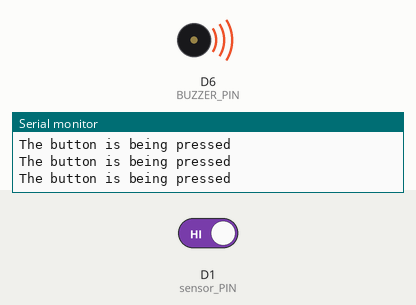
This sketch was run on a simulated ESP8266 (NodeMCU). Shown: buzzer (waves = sounding), the last lines printed to the serial monitor. The test bench sets the inputs (shaded band); at power-on: D1 (sensor_PIN) HIGH.

Above: at 2.5 s.
3.3 s: D1 (sensor_PIN) driven LOW
At 4.0 s:
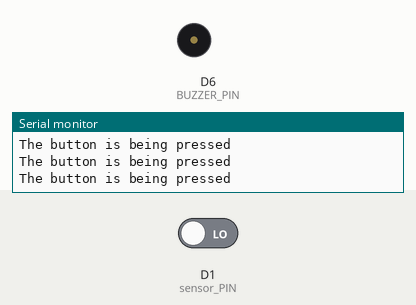
5.1 s: D1 (sensor_PIN) driven HIGH
At 5.5 s:
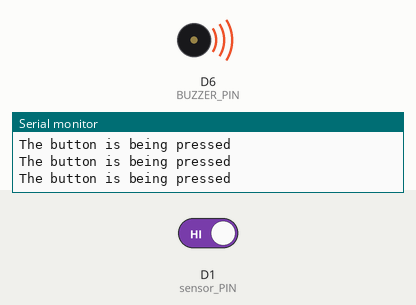
Timing chart, 0 to 14.6 s (numbered marks = the images above; inputs shaded):
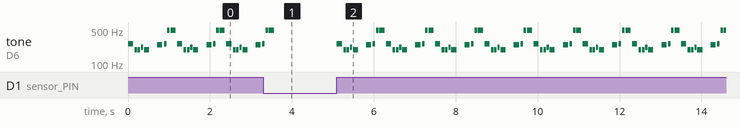

The sketch:

melody.2.ino
```cpp
#include "petches.h"

const int sensor_PIN = D1; // Arduino pin connected to button's pin
const int BUZZER_PIN = D6; // Arduino pin connected to Buzzer's pin

// notes in the melody:
int melody[] = {
  NOTE_C4, NOTE_G3, NOTE_G3,
  NOTE_A3, NOTE_G3, 0, NOTE_B3,
  NOTE_C4,NOTE_B4,NOTE_B4

};

// note durations: 4 = quarter note, 8 = eighth note, etc, also called tempo:
int noteDurations[] = {
  8, 16, 16,
  18, 8, 8,
  8, 16, 16, 8
};

void setup() {
  Serial.begin(9600);                // initialize serial
  pinMode(sensor_PIN, INPUT_PULLUP); // set arduino pin to input pull-up mode
}

void loop() {
  int sensorState = digitalRead(sensor_PIN); // read new state

  if (sensorState == HIGH){ // button is pressed
    Serial.println("The button is being pressed");
  buzzer();
  }
}

void buzzer() {
  // iterate over the notes of the melody:
  int size = sizeof(noteDurations) / sizeof(int);

  for (int thisNote = 0; thisNote < size; thisNote++) {
    // to calculate the note duration, take one second divided by the note type.
    //e.g. quarter note = 1000 / 4, eighth note = 1000/8, etc.
    int noteDuration = 1000 / noteDurations[thisNote];
    tone(BUZZER_PIN, melody[thisNote], noteDuration);

    // to distinguish the notes, set a minimum time between them.
    // the note's duration + 30% seems to work well:
    int pauseBetweenNotes = noteDuration * 1.30;
    delay(pauseBetweenNotes);
    // stop the tone playing:
    noTone(BUZZER_PIN);
 }
}
```

petches.h
```cpp
/*************************************************
 * Public Constants
 *************************************************/

#define NOTE_B0  31
#define NOTE_C1  33
#define NOTE_CS1 35
#define NOTE_D1  37
#define NOTE_DS1 39
#define NOTE_E1  41
#define NOTE_F1  44
#define NOTE_FS1 46
#define NOTE_G1  49
#define NOTE_GS1 52
#define NOTE_A1  55
#define NOTE_AS1 58
#define NOTE_B1  62
#define NOTE_C2  65
#define NOTE_CS2 69
#define NOTE_D2  73
#define NOTE_DS2 78
#define NOTE_E2  82
#define NOTE_F2  87
#define NOTE_FS2 93
#define NOTE_G2  98
#define NOTE_GS2 104
#define NOTE_A2  110
#define NOTE_AS2 117
#define NOTE_B2  123
#define NOTE_C3  131
#define NOTE_CS3 139
#define NOTE_D3  147
#define NOTE_DS3 156
#define NOTE_E3  165
#define NOTE_F3  175
#define NOTE_FS3 185
#define NOTE_G3  196
#define NOTE_GS3 208
#define NOTE_A3  220
#define NOTE_AS3 233
#define NOTE_B3  247
#define NOTE_C4  262
#define NOTE_CS4 277
#define NOTE_D4  294
#define NOTE_DS4 311
#define NOTE_E4  330
#define NOTE_F4  349
#define NOTE_FS4 370
#define NOTE_G4  392
#define NOTE_GS4 415
#define NOTE_A4  440
#define NOTE_AS4 466
#define NOTE_B4  494
#define NOTE_C5  523
#define NOTE_CS5 554
#define NOTE_D5  587
#define NOTE_DS5 622
#define NOTE_E5  659
#define NOTE_F5  698
#define NOTE_FS5 740
#define NOTE_G5  784
#define NOTE_GS5 831
#define NOTE_A5  880
#define NOTE_AS5 932
#define NOTE_B5  988
#define NOTE_C6  1047
#define NOTE_CS6 1109
#define NOTE_D6  1175
#define NOTE_DS6 1245
#define NOTE_E6  1319
#define NOTE_F6  1397
#define NOTE_FS6 1480
#define NOTE_G6  1568
#define NOTE_GS6 1661
#define NOTE_A6  1760
#define NOTE_AS6 1865
#define NOTE_B6  1976
#define NOTE_C7  2093
#define NOTE_CS7 2217
#define NOTE_D7  2349
#define NOTE_DS7 2489
#define NOTE_E7  2637
#define NOTE_F7  2794
#define NOTE_FS7 2960
#define NOTE_G7  3136
#define NOTE_GS7 3322
#define NOTE_A7  3520
#define NOTE_AS7 3729
#define NOTE_B7  3951
#define NOTE_C8  4186
#define NOTE_CS8 4435
#define NOTE_D8  4699
#define NOTE_DS8 4978
```

Measured:
- after the input at 3.3 s, tone on D6 (BUZZER_PIN): goes on until 3.6 s, then stays silent
- after the input at 5.1 s, tone on D6 (BUZZER_PIN): silent → 262 Hz at once, then repeats every 1.2 s: silent 0.04 s, 2 × (196 Hz 0.06 s, silent 0.02 s), 220 Hz 0.06 s, silent 0.02 s, 196 Hz 0.12 s, silent 0.20 s, 247 Hz 0.12 s, silent 0.04 s, 262 Hz 0.06 s, silent 0.02 s, 494 Hz 0.06 s, silent 0.02 s, 494 Hz 0.12 s, silent 0.04 s, 262 Hz 0.12 s
- by itself, tone on D6 (BUZZER_PIN): repeats every 1.2 s: silent 0.04 s, 2 × (196 Hz 0.06 s, silent 0.02 s), 220 Hz 0.06 s, silent 0.02 s, 196 Hz 0.12 s, silent 0.20 s, 247 Hz 0.12 s, silent 0.04 s, 262 Hz 0.06 s, silent 0.02 s, 494 Hz 0.06 s, silent 0.02 s, 494 Hz 0.12 s, silent 0.04 s, 262 Hz 0.12 s
